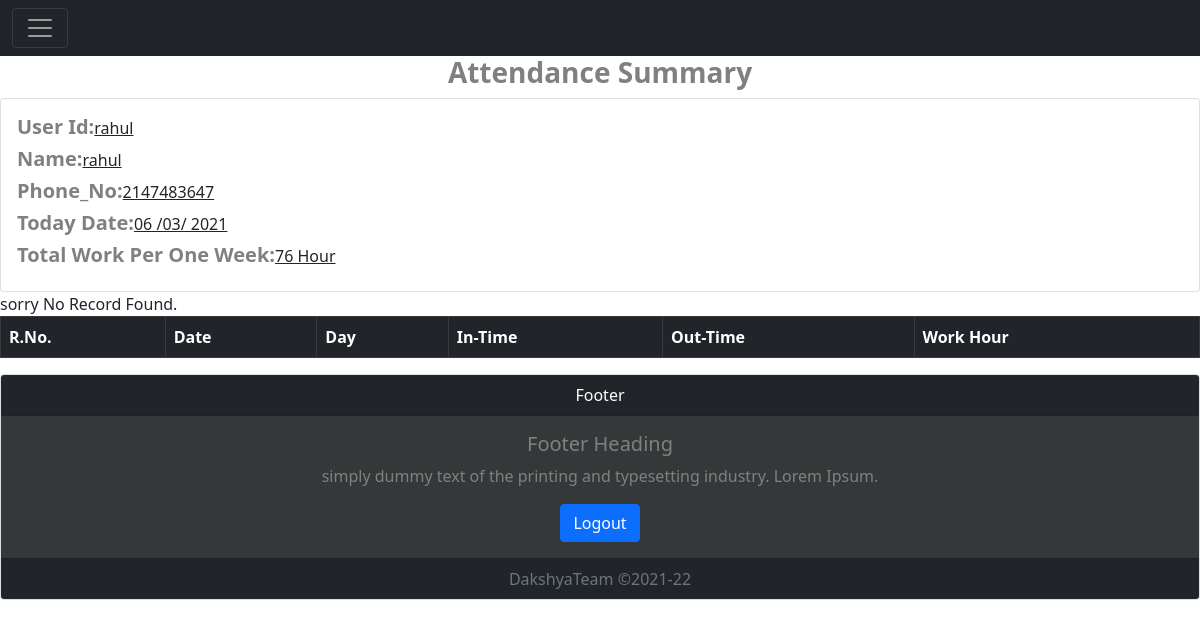
Screenshot of /Dakshya/view.php?id=rahul with the database file from the repository.
### tables this page shows
CREATE TABLE `employee` (
  `e_id` int(11) NOT NULL,
  `e_name` varchar(255) DEFAULT NULL,
  `e_phone` text DEFAULT NULL,
  `e_uid` varchar(100) NOT NULL,
  `e_pass` varchar(100) DEFAULT NULL
);

### Dakshya/view.php (the view, shortened to what this page needs)
<?php
include("config.php");
if(isset($_REQUEST['id'])){
include("header.php");
  $id=$_REQUEST['id'];
  $sql5="SELECT * FROM employee WHERE e_uid='$id'";
  $row5=$conn->query("$sql5");
  if($row5->rowCount()>0){
    $result5=$row5->fetch(PDO::FETCH_ASSOC);
?>
<h3 style="color:gray;text-align:center;"><strong>Attendance Summary</strong></h3>
<div class="card">
  <div class="card-body">
    <h5 style="color:gray;font-weight:bold;display:inline-block;">User Id:</h5><u><?php echo $result5['e_uid']; ?></u><br>
    <h5 style="color:gray;font-weight:bold;display:inline-block;">Name:</h5><u><?php echo $result5['e_name']; ?></u><br>
    <h5 style="color:gray;font-weight:bold;display:inline-block;">Phone_No:</h5><u><?php echo $result5['e_phone']; ?></u><br>
    <h5 style="color:gray;font-weight:bold;display:inline-block;">Today Date:</h5><u><?php echo date("d /m/ Y"); ?></u><br>
    <h5 style="color:gray;font-weight:bold;display:inline-block;">Total Work Per One Week:</h5><u>76 Hour</u><br>
  </div>
</div>
<table class="table table-bordered table-responsive table-hover">
  <thead class="table-dark">
     <tr>
      <th scope="col">R.No.</th>
      <th scope="col">Date</th>
      <th scope="col">Day</th>
      <th scope="col">In-Time</th>
      <th scope="col">Out-Time</th>
      <th scope="col">Work Hour</th>
    </tr>
  </thead>
</table>
<?php
}else {
  echo "there is no record found.";
}
include("login_footer.php");
}
?>

### rows the page displays
employee: e_uid "rahul", e_name "rahul", e_phone "2147483647"
